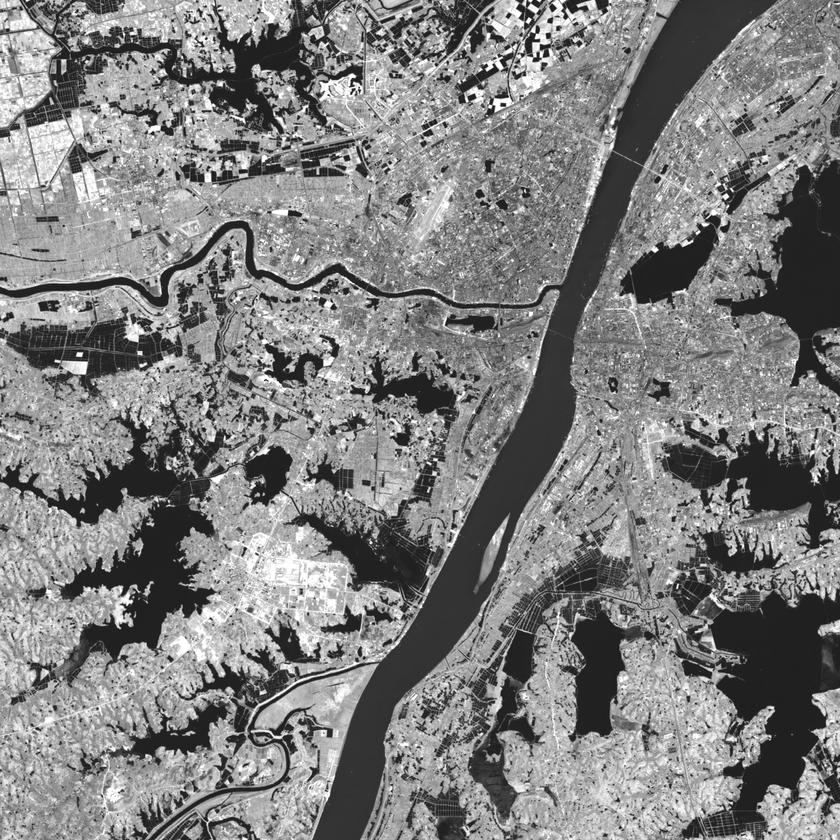
//> input picture DigitalImageProcessing/BasicDIP/ImageFiltering/image.bmp, 840 x 840 px, shrunk from 1024 x 1024 before the run
$ ./ImageFiltering   (built with g++ and OpenCV 4)
//> lines starting //> are read from the running program, lines starting //| are printed output that depends on the picture; after the words box and inside, x2 and y2 are one past the last pixel; in counts of white or black regions, pixels touching at a corner belong together
/**
 * @file ImageFiltering.cpp
 * @author Xiang Zheng
 * @date 2017.12.27
 * @brief This program uses several different template operators,
 * such as mean filter operator, Prewitt operator, Sobel operator
 * and Laplacian enhancement operator to realize
 * the low-pass filtering and high-pass filtering
 * in the image space domain.
 */
#include<iostream>
#include<opencv2\opencv.hpp>
using namespace std;
using namespace cv;
const char mat_mean_filter[3 * 3] = { 1,1,1,1,1,1,1,1,1 };    /**< @variable mat_mean_filter mean filter operator */
const char mat_Prewitt_1[3 * 3] = { -1,-1,-1,0,0,0,1,1,1 };   /**< @variable mat_Prewitt_1 Prewitt operator 1 */
const char mat_Prewit_2[3 * 3] = { -1,0,1,-1,0,1,-1,0,1 };    /**< @variable mat_Prewitt_2 Prewitt operator 2 */
const char mat_Sobel_1[3 * 3] = { -1,-2,-1,0,0,0,1,2,1 };     /**< @variable mat_Sobel_1 Sobel operator 1 */
const char mat_Sobel_2[3 * 3] = { -1,0,1,-2,0,2,-1,0,1 };     /**< @variable mat_Sobel_2 Sobel operator 2 */
const char mat_Laplacian[3 * 3] = { 0,-1,0,-1,5,-1,0,-1,0 };  /**< @variable mat_Laplacian Laplacian enhancement operator */
char temp[3 * 3];                                             /**< @variable temp storage operator */
int main() {
    const char* input_file_name = "image.bmp";                /**< @variable input_file_name input file name */
    const char* output_file_name = "result.bmp";              /**< @variable output_file_name output file name */

    Mat img = imread(input_file_name, 0);                     /**< @variable img input image */
//> img is the input picture: 840 rows x 840 cols, CV_8UC1; min 10, max 255, mean 127.7
	if (img.empty()) {
		cout << "Can't open file!\n";
		exit(EXIT_FAILURE);
	}
    unsigned char* raw_image = img.data;                      /**< @variable raw_image pointer to the input image data */
    int width = img.cols;                                     /**< @variable width input image width */
//> width = 840
    int height = img.rows;                                    /**< @variable height input image height */
//> height = 840

    Mat new_img;                                              /**< @variable new_img output image */
	new_img.create(height, width, CV_8UC1);
    unsigned char* filter_image = new_img.data;               /**< @variable filter_image pointer to the output image data */

    /**< @brief Select the operator */
	cout << "1. Mean Filter\t2. Prewitt_1\t3. Prewitt_2\n";
	cout << "4. Sobel_1\t5. Sobel_2\t6. Laplacian\n";
	cout << "Input the mat number: ";
	int t, sum = 0;
	cin >> t;
//> the answer given: 3
	while (t < 1 || t > 6) {
		cout << "Error!Input again: ";
		cin >> t;
	}
	switch (t) {
	case 1:
		memcpy(&temp, mat_mean_filter, sizeof(temp)); break;
	case 2:
		memcpy(&temp, mat_Prewitt_1, sizeof(temp)); break;
	case 3:
		memcpy(&temp, mat_Prewit_2, sizeof(temp)); break;
	case 4:
		memcpy(&temp, mat_Sobel_1, sizeof(temp)); break;
	case 5:
		memcpy(&temp, mat_Sobel_2, sizeof(temp)); break;
	case 6:
		memcpy(&temp, mat_Laplacian, sizeof(temp)); break;
	default:
		break;
	}
	for (int i = 0; i < 3; i++) {
		for (int j = 0; j < 3; j++) {
			sum += temp[i * 3 + j] >= 0 ? temp[i * 3 + j] : -temp[i * 3 + j];
		}
	}
    /**< @brief Convolution operations */
	for (int i = 1; i <= height - 2; i++) {
		for (int j = 1; j <= width - 2; j++) {
			int res = 0;
			for (int m = i - 1; m <= i + 1; m++) {
				for (int n = j - 1; n <= j + 1; n++) {
					res += raw_image[m*width + n] * temp[(m - i + 1) * 3 + n - j + 1];
				}
			}
			if (t != 6)res /= sum;
			filter_image[i*width + j] = res >= 0 ? res : -res;
		}
	}
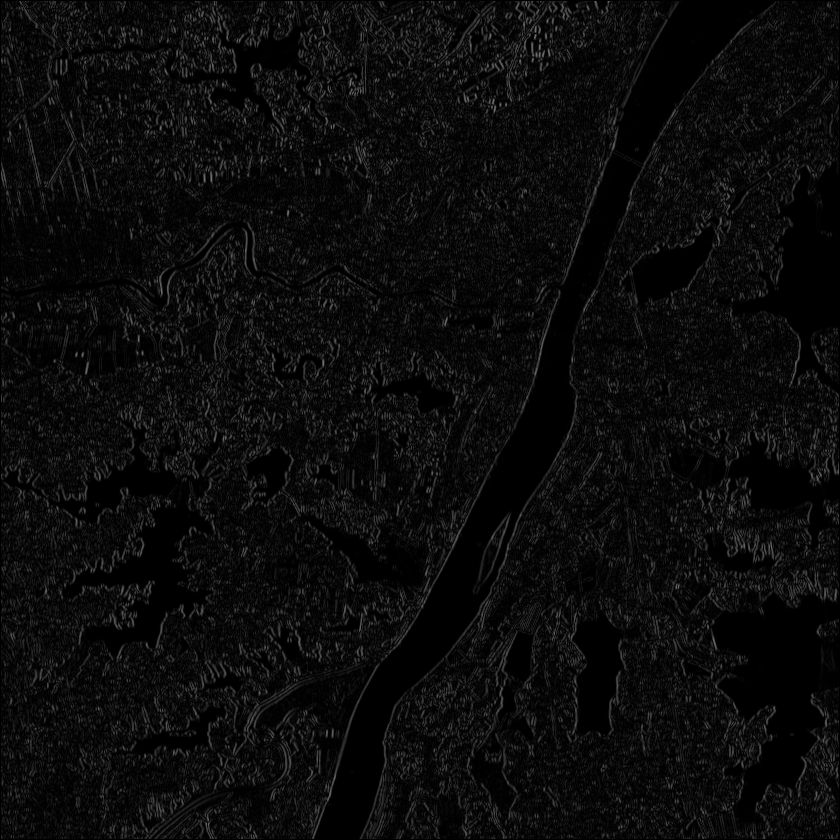
//> new_img: 840 rows x 840 cols, CV_8UC1; min 0, max 116, mean 11.5
    /**< @brief Special judge for edge pixel */
	for (int i = 0; i <= width - 1; i++)filter_image[0 * width + i] = raw_image[0 * width + i];
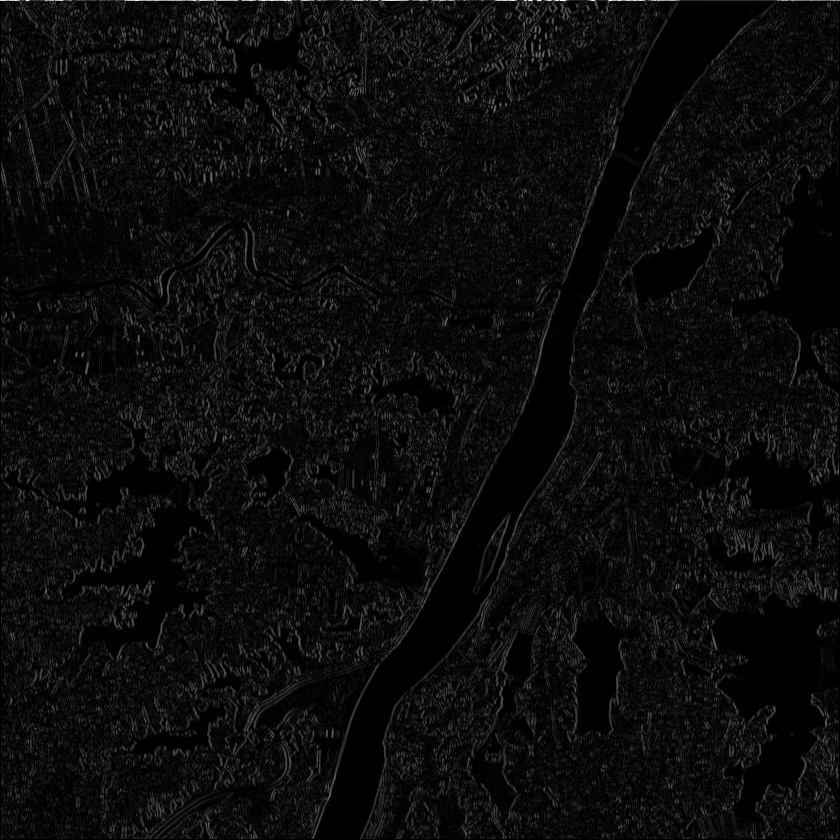
//> new_img: 840 rows x 840 cols, CV_8UC1; 0.12% of pixels changed, all inside (x1, y1, x2, y2) = (0, 0, 840, 1)
	for (int i = 0; i <= width - 1; i++)filter_image[(height - 1) * width + i] = raw_image[(height - 1) * width + i];
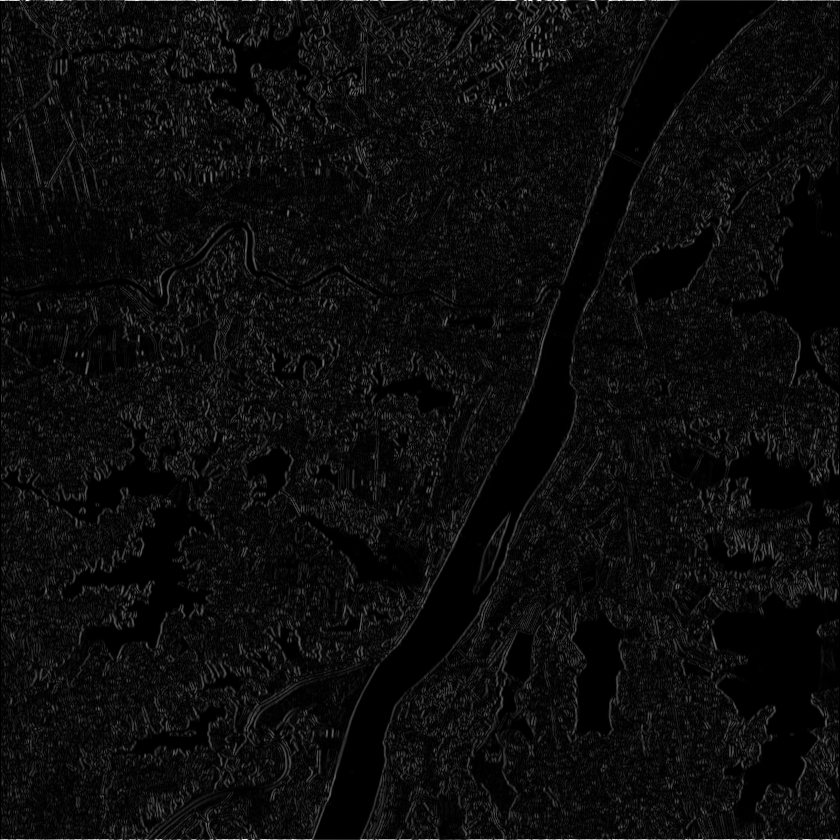
//> new_img: 840 rows x 840 cols, CV_8UC1; 0.12% of pixels changed, all inside (x1, y1, x2, y2) = (0, 839, 840, 840)
	for (int i = 0; i <= height - 1; i++)filter_image[i * width + 0] = raw_image[i * width + 0];
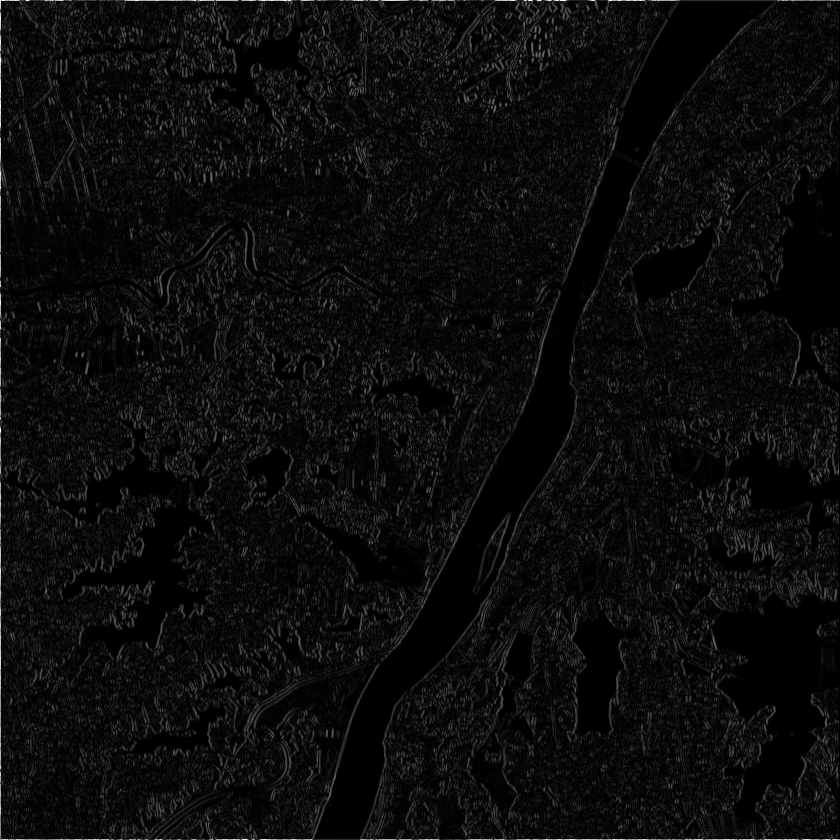
//> new_img: 840 rows x 840 cols, CV_8UC1; 0.12% of pixels changed, all inside (x1, y1, x2, y2) = (0, 1, 1, 839)
	for (int i = 0; i <= height - 1; i++)filter_image[i * width + width - 1] = raw_image[i * width + width - 1];
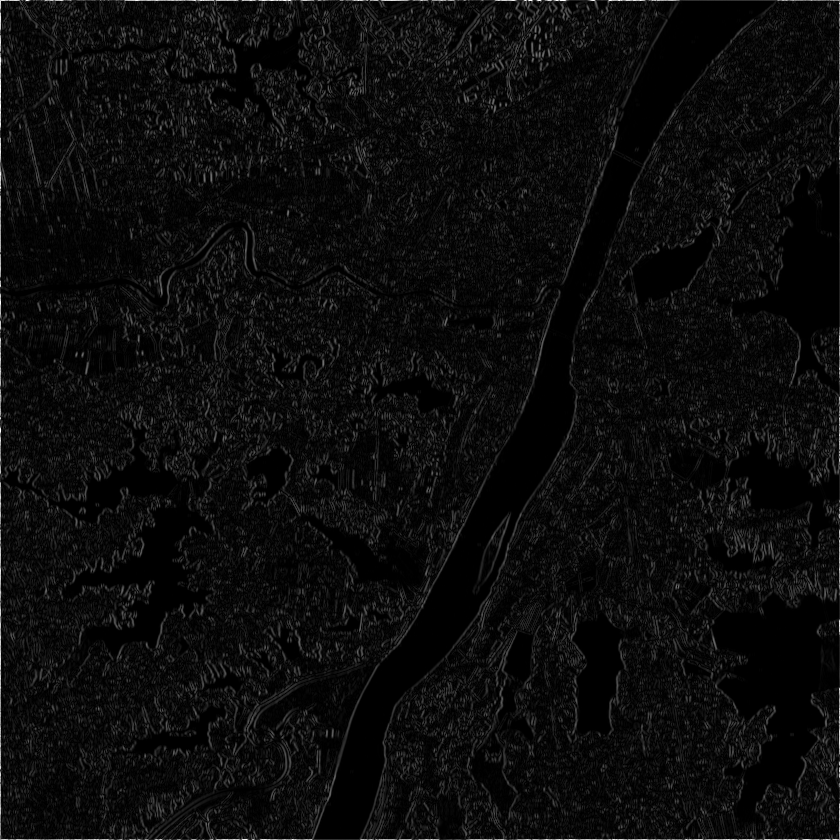
//> new_img: 840 rows x 840 cols, CV_8UC1; 0.12% of pixels changed, all inside (x1, y1, x2, y2) = (839, 1, 840, 839)

    /**< @brief display and save the output image */
	namedWindow("display");
	imshow("display", new_img);
	imwrite(output_file_name, new_img);
	waitKey(0);
	return 0;
}
